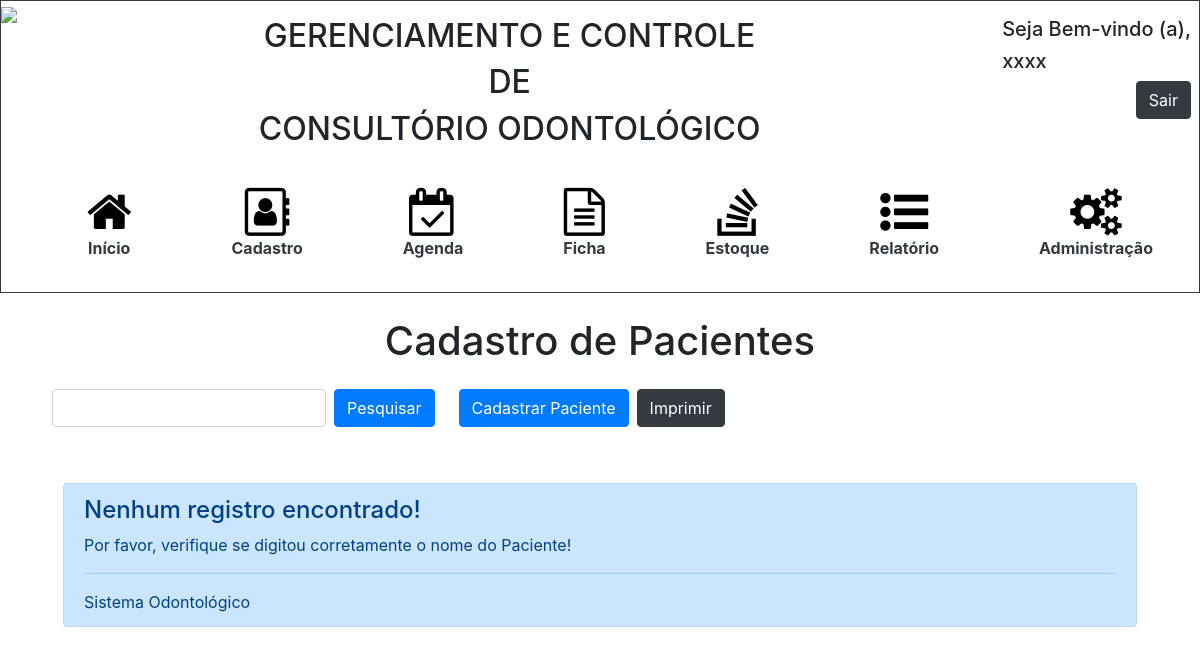
/cadastro.php?nome=3334, run on an earlier commit of the app's database.
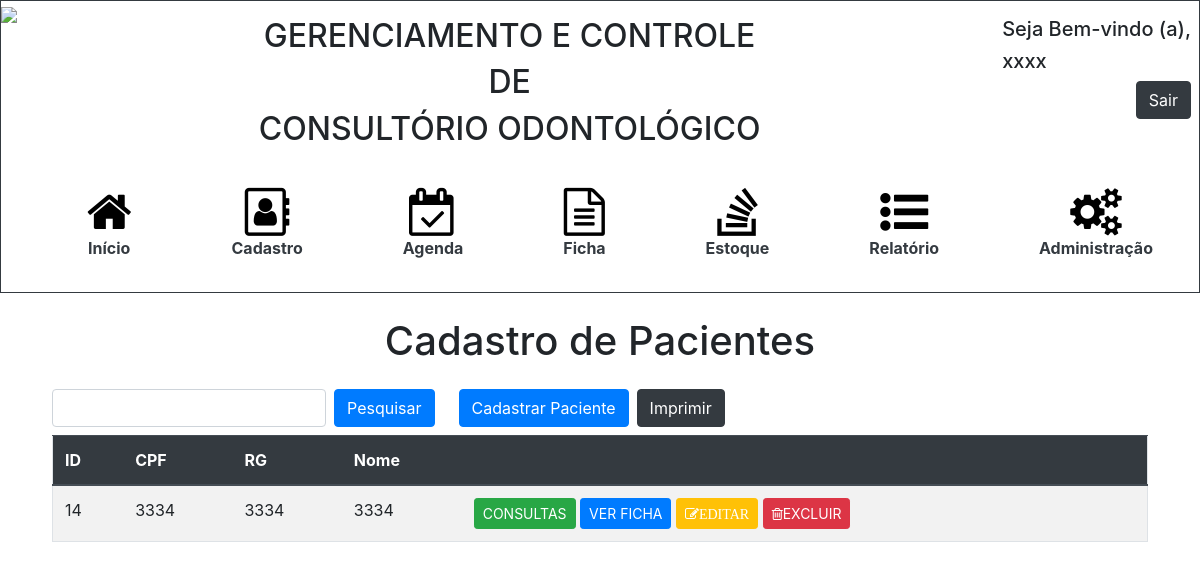
And on a later commit of the database.
### tables this page shows
CREATE TABLE `pessoa`  (
  `id_pessoa` int(11) NOT NULL AUTO_INCREMENT,
  `cpf` varchar(15) NOT NULL,
  `rg` varchar(15) NOT NULL,
  `nome` varchar(100) NOT NULL,
  `orcamento` varchar(3) NULL DEFAULT NULL,
  `telefone` varchar(15) NULL DEFAULT NULL,
  `celular` varchar(15) NOT NULL,
  `email` varchar(50) NULL DEFAULT NULL,
  `cep` varchar(15) NOT NULL,
  `endereco` varchar(100) NOT NULL,
  `complemento` varchar(100) NULL DEFAULT NULL,
  `bairro` varchar(50) NOT NULL,
  `nascimento` date NOT NULL,
  `cidade` varchar(30) NOT NULL,
  `uf` varchar(5) NULL DEFAULT NULL,
  `situacaoficha` varchar(20) NULL DEFAULT NULL,
  `doencabase` varchar(255) NULL DEFAULT NULL,
  `alergia` varchar(255) NULL DEFAULT NULL,
  `medicamentos` varchar(255) NULL DEFAULT NULL,
  `cirurgia` varchar(255) NULL DEFAULT NULL,
  `internacoes` varchar(255) NULL DEFAULT NULL,
  `pa` varchar(255) NULL DEFAULT NULL,
  `queixaprinc` varchar(255) NULL DEFAULT NULL,
  PRIMARY KEY (`id_pessoa`) USING BTREE
);

### cadastro.php (the view, shortened to what this page needs)
<!DOCTYPE html>
<html>
	<head>
		<link rel="stylesheet" href="https://stackpath.bootstrapcdn.com/bootstrap/4.3.1/css/bootstrap.min.css">
		<link rel="stylesheet" href="https://cdnjs.cloudflare.com/ajax/libs/font-awesome/4.7.0/css/font-awesome.min.css">
		<link rel="stylesheet" type="text/css" href="styleHeader.css">
	</head>
	<body>
		<?php include 'header.php'?>
		<h1 class = "text-center mb-4">Cadastro de Pacientes</h1>
        <div class = "pl-5 pr-5">
            <span class = "d-flex d-inline-flex mb-2">
                <form class="form-inline">
                    <input class="form-control mr-2 ml-1" type="search" name = "nome">
                    <button class="btn btn-primary btn-md mr-3" type="submit">Pesquisar</button>
                </form>
                <button type="button" class="btn btn-primary btn-md ml-2" data-toggle="modal" data-target="#modalCadastro">Cadastrar Paciente</button>
                <input type="button" class ="btn btn-dark ml-2" onclick="window.print();" value="Imprimir">
            </span>
                <?php
                    if(isset($_GET["nome"])){
                        $nome = $_GET["nome"];
                        include_once 'conexao.php';
                        $sql = "SELECT * FROM pessoa WHERE nome
                        LIKE '{$nome}%'";
                        if($nome == "" || $nome == "%" || $nome == "'"){ ?>
                            <div class = "container">
                                <div class="alert alert-danger mt-5" role="alert">
                                    <h4 class="alert-heading">Valor digitado inválido!</h4>
                                    <p>Você precisa digitar um valor para consultar um paciente;</p>
                                    <hr>
                                    <p class="mb-0">Sistema Odontológico</p>
                                </div>
                            </div>
                        <?php
                        } else {
                        $result = mysqli_query($con, $sql);
                        $totalRegistros = mysqli_num_rows($result);
                        if($totalRegistros > 0){
                ?>
            <div class = "overflow-auto ml-1 mr-1" style = "max-height: 550px">
                <table class="table border table-striped">
                    <thead id = "theadCadastro" class = "thead-dark">
                        <tr>
                            <th scope="col">ID</th>
                            <th scope="col">CPF</th>
                            <th scope="col">RG</th>
                            <th scope="col">Nome</th>
                            <th scope="col"></th>
                        </tr>
                    </thead>
                    <tbody id = "tbodyCadastro">
                    <?php
                            while($array = mysqli_fetch_array($result)){
                                $idPessoa = $array['id_pessoa'];
                                $cpf = $array['cpf'];
                                $rg = $array['rg'];
                                $nome = $array['nome'];
                        ?>
                            <tr>
                                <td><?php echo $idPessoa?></td>
                                <td><?php echo $cpf?></td>
                                <td><?php echo $rg?></td>
                                <td><?php echo $nome?></td>
                                <td>
                                    <a class="btn btn-success btn-sm" href="consulta.php?idPessoa=<?php echo $idPessoa?>" role="button">CONSULTAS</a>
                                    <a class="btn btn-primary btn-sm"  style="color:#fff" href="visualizarCadastro.php?idPessoa=<?php echo $idPessoa?>" role="button">VER FICHA</a>
                                    <a class="btn btn-warning btn-sm"  style="color:#fff" href="editarCadastro.php?idPessoa=<?php echo $idPessoa?>" role="button"><i class="fa fa-pencil-square-o" aria-hidden="true">EDITAR</i></a>
                                    <a class="btn btn-danger btn-sm"  style="color:#fff" href="excluirCadastro.php?idPessoa=<?php echo $idPessoa?>" role="button"><i class="fa fa-trash-o" aria-hidden="true"></i>EXCLUIR</a>
                                </td>
                            </tr>
                        <?php
                        };?>
                       </tbody>
                    </table>
                </div>
            </div>
                    <?php
                    } else {?>
                        <div class = "container">
                            <div class="alert alert-primary mt-5" role="alert">
                                <h4 class="alert-heading">Nenhum registro encontrado!</h4>
                                <p>Por favor, verifique se digitou corretamente o nome do Paciente!</p>
                                <hr>
                                <p class="mb-0">Sistema Odontológico</p>
                            </div>
                        </div>
                        <?php
                    }
                }
            }
                ?>
	</body>
</html>

What changed in the data, as far as the page shows it:
added pessoa: id_pessoa "14", cpf "3334", rg "3334", nome "3334"
Also different on the page:
text no longer shown: "Nenhum registro encontrado! Por favor, verifique se digitou corretamente o nome do Paciente! Sistema Odontológico"
text now shown: "ID CPF RG Nome"
